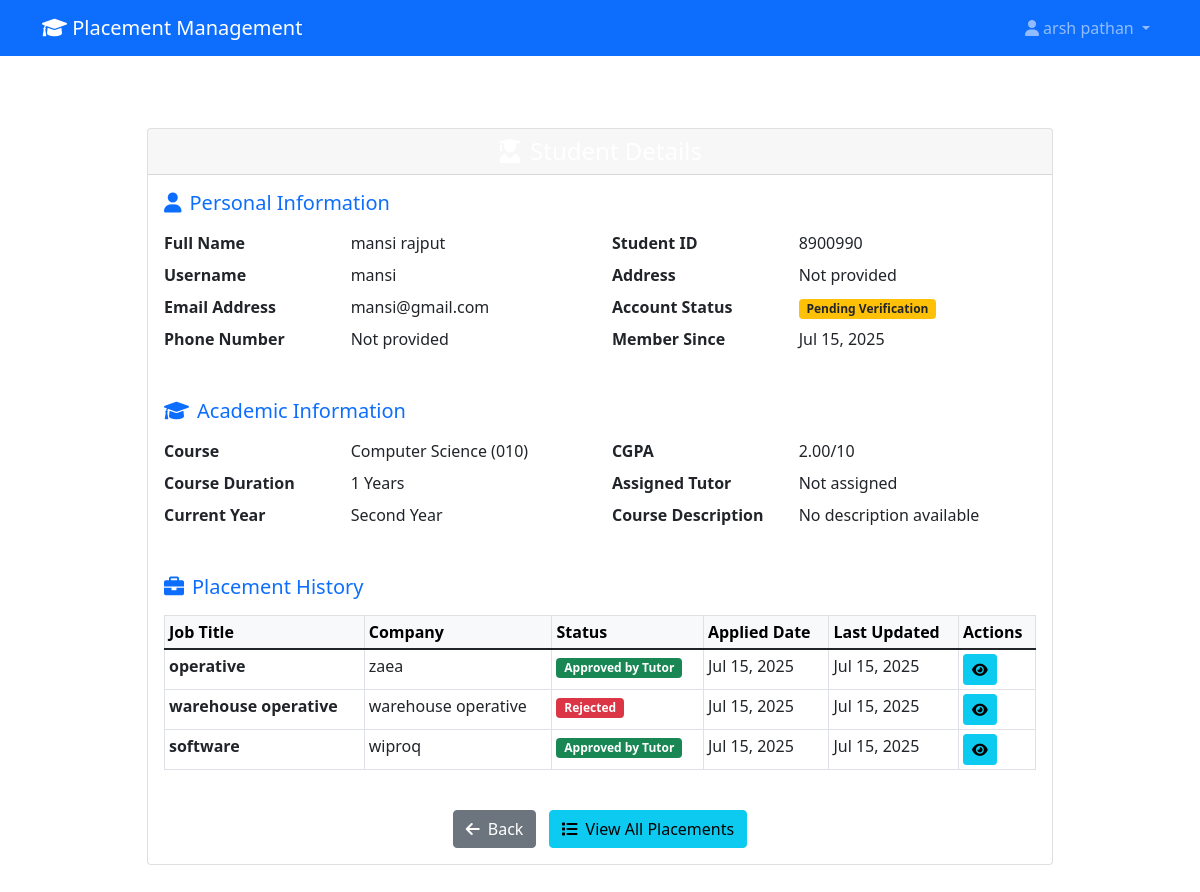
The app's page /tutors/student/2/ (signed in), older data.
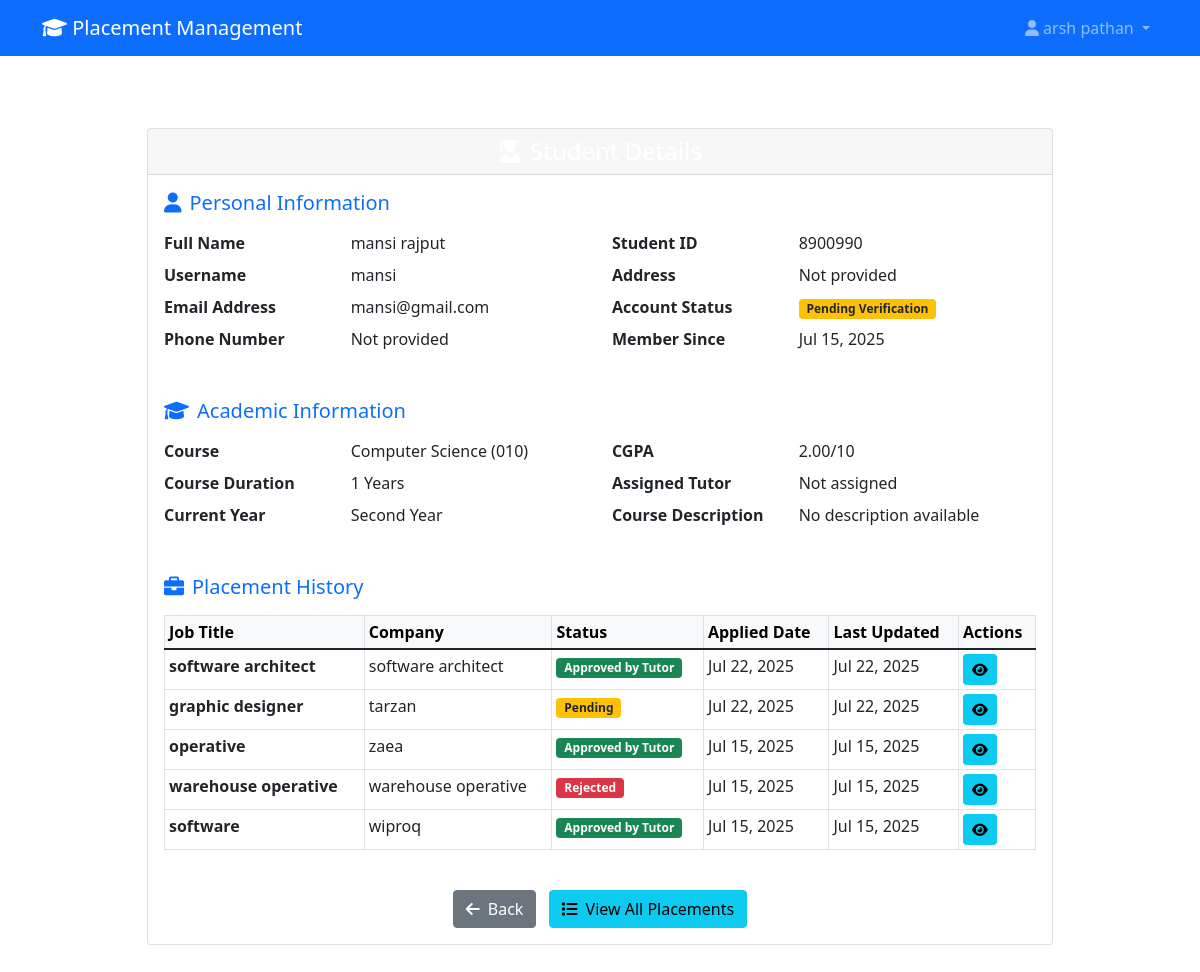
The same page, newer data.
### placements/models.py (models this page shows, shortened)
class PlacementRequest(models.Model):
    STATUS_CHOICES = (
        ('pending', 'Pending'),
        ('approved_by_provider', 'Approved by Provider'),
        ('approved_by_tutor', 'Approved by Tutor'),
        ('rejected', 'Rejected'),
        ('completed', 'Completed'),
    )
    student = models.ForeignKey(StudentProfile, on_delete=models.CASCADE)
    provider = models.ForeignKey(ProviderProfile, on_delete=models.CASCADE)
    tutor = models.ForeignKey(
        'accounts.TutorProfile',
        on_delete=models.SET_NULL,
        null=True,
        blank=True,
        related_name='placement_requests',
        verbose_name='Assigned Tutor'
    )
    company_name = models.CharField(max_length=200)
    job_title = models.CharField(max_length=100)
    job_description = models.TextField()
    start_date = models.DateField()
    end_date = models.DateField()
    location = models.CharField(max_length=200)
    latitude = models.DecimalField(max_digits=10, decimal_places=8, null=True, blank=True)
    longitude = models.DecimalField(max_digits=11, decimal_places=8, null=True, blank=True)
    status = models.CharField(max_length=20, choices=STATUS_CHOICES, default='pending')
    documents = models.FileField(upload_to='placement_documents/', null=True, blank=True)
    created_at = models.DateTimeField(auto_now_add=True)
    updated_at = models.DateTimeField(auto_now=True)
    provider_approved_at = models.DateTimeField(null=True, blank=True)
    tutor_approved_at = models.DateTimeField(null=True, blank=True)
    approved_by_tutor = models.ForeignKey(
        User,
        on_delete=models.SET_NULL,
        null=True,
        blank=True,
        related_name='approved_placements'
    )
    tutor_comments = models.TextField(blank=True, help_text="Comments from tutor during approval/rejection")
    provider_comments = models.TextField(blank=True, help_text="Comments from provider during approval/rejection")

### tutors/views.py (the view)
# urls.py: path('student/<int:pk>/', views.view_student, name='view_student'),
@tutor_required
@handle_exceptions
def view_student(request, pk):
    student = get_object_or_404(
        StudentProfile.objects.select_related('user', 'course', 'tutor__user'),
        pk=pk
    )
    placement_requests = PlacementRequest.objects.filter(
        student=student,
        approved_by_tutor=request.user
    ).order_by('-created_at')
    all_placements = PlacementRequest.objects.filter(
        student=student
    ).order_by('-created_at')
    visit_schedules = VisitSchedule.objects.filter(
        placement_request__student=student,
        tutor=request.user
    ).order_by('-visit_date')
    context = {
        'student': student,
        'placement_requests': placement_requests,
        'all_placements': all_placements,
        'visit_schedules': visit_schedules,
    }
    return render(request, 'tutors/view_student.html', context)

### core/context_processors.py (called while the page is built)
def global_context(request):
    return {
        'site_name': 'Placement Management System',
        'current_year': 2024,
    }

### templates/tutors/view_student.html (shortened to what the changed rows need)
{% extends 'base.html' %}
{% block content %}
<div class="container py-5">
    <div class="row justify-content-center">
        <div class="col-lg-10">
            <div class="card shadow-custom animate__animated animate__fadeInUp">
                <div class="card-body">
                    {% if all_placements %}
                    <div class="row mb-4">
                        <div class="col-12">
                            <div class="table-responsive">
                                <table class="table table-sm table-bordered table-hover">
                                    <thead class="table-light">
                                        <tr>
                                            <th>Job Title</th>
                                            <th>Company</th>
                                            <th>Status</th>
                                            <th>Applied Date</th>
                                            <th>Last Updated</th>
                                            <th>Actions</th>
                                        </tr>
                                    </thead>
                                    <tbody>
                                        {% for placement in all_placements %}
                                        <tr>
                                            <td><strong>{{ placement.job_title }}</strong></td>
                                            <td>{{ placement.company_name }}</td>
                                            <td>
                                                {% if placement.status == 'pending' %}
                                                    <span class="badge bg-warning text-dark">Pending</span>
                                                {% elif placement.status == 'approved_by_provider' %}
                                                    <span class="badge bg-info">Approved by Provider</span>
                                                {% elif placement.status == 'approved_by_tutor' %}
                                                    <span class="badge bg-success">Approved by Tutor</span>
                                                {% elif placement.status == 'rejected' %}
                                                    <span class="badge bg-danger">Rejected</span>
                                                {% elif placement.status == 'completed' %}
                                                    <span class="badge bg-primary">Completed</span>
                                                {% endif %}
                                            </td>
                                            <td>{{ placement.created_at|date:"M d, Y" }}</td>
                                            <td>{{ placement.updated_at|date:"M d, Y" }}</td>
                                            <td>
                                                <a href="{% url 'tutors:placement_detail' placement.pk %}" class="btn btn-info btn-sm">
                                                    <i class="fas fa-eye"></i>
                                                </a>
                                            </td>
                                        </tr>
                                        {% endfor %}
                                    </tbody>
                                </table>
                            </div>
                        </div>
                    </div>
                    {% endif %}
                </div>
            </div>
        </div>
    </div>
</div>
{% endblock %}

Row changes from the older to the newer data that the page shows:
added PlacementRequest: job_title "software architect", company_name "software architect", shows "Approved by Tutor", created_at "Jul 22, 2025", updated_at "Jul 22, 2025"
added PlacementRequest: job_title "graphic designer", company_name "tarzan", status "Pending", created_at "Jul 22, 2025", updated_at "Jul 22, 2025"
